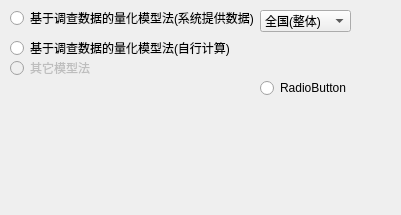
             <widget class="QWidget" name="page_16">
              <property name="geometry">
               <rect>
                <x>0</x>
                <y>0</y>
                <width>401</width>
                <height>215</height>
               </rect>
              </property>
              <attribute name="label">
               <string>终身意愿生育率</string>
              </attribute>
              <widget class="QRadioButton" name="radioButton_91">
               <property name="geometry">
                <rect>
                 <x>10</x>
                 <y>10</y>
                 <width>245</width>
                 <height>16</height>
                </rect>
               </property>
               <property name="text">
                <string>基于调查数据的量化模型法(系统提供数据)</string>
               </property>
              </widget>
              <widget class="QRadioButton" name="radioButton_98">
               <property name="geometry">
                <rect>
                 <x>260</x>
                 <y>80</y>
                 <width>89</width>
                 <height>16</height>
                </rect>
               </property>
               <property name="text">
                <string>RadioButton</string>
               </property>
              </widget>
              <widget class="QRadioButton" name="radioButton_128">
               <property name="geometry">
                <rect>
                 <x>10</x>
                 <y>40</y>
                 <width>231</width>
                 <height>16</height>
                </rect>
               </property>
               <property name="text">
                <string>基于调查数据的量化模型法(自行计算)</string>
               </property>
              </widget>
              <widget class="QRadioButton" name="radioButton_129">
               <property name="enabled">
                <bool>false</bool>
               </property>
               <property name="geometry">
                <rect>
                 <x>10</x>
                 <y>60</y>
                 <width>89</width>
                 <height>16</height>
                </rect>
               </property>
               <property name="text">
                <string>其它模型法</string>
               </property>
              </widget>
              <widget class="QComboBox" name="comboBox44">
               <property name="geometry">
                <rect>
                 <x>260</x>
                 <y>10</y>
                 <width>91</width>
                 <height>22</height>
                </rect>
               </property>
               <item>
                <property name="text">
                 <string>全国(整体)</string>
                </property>
               </item>
               <item>
                <property name="text">
                 <string>全国(分省合计)</string>
                </property>
               </item>
               <item>
                <property name="text">
                 <string>北京</string>
                </property>
               </item>
               <item>
                <property name="text">
                 <string>天津</string>
                </property>
               </item>
               <item>
                <property name="text">
                 <string>河北</string>
                </property>
               </item>
               <item>
                <property name="text">
                 <string>山西</string>
                </property>
               </item>
               <item>
                <property name="text">
                 <string>辽宁</string>
                </property>
               </item>
               <item>
                <property name="text">
                 <string>吉林</string>
                </property>
               </item>
               <item>
                <property name="text">
                 <string>黑龙江</string>
                </property>
               </item>
               <item>
                <property name="text">
                 <string>上海</string>
                </property>
               </item>
               <item>
                <property name="text">
                 <string>浙江</string>
                </property>
               </item>
               <item>
                <property name="text">
                 <string>安徽</string>
                </property>
               </item>
               <item>
                <property name="text">
                 <string>福建</string>
                </property>
               </item>
               <item>
                <property name="text">
                 <string>江西</string>
                </property>
               </item>
               <item>
                <property name="text">
                 <string>广西</string>
                </property>
               </item>
               <item>
                <property name="text">
                 <string>陕西</string>
                </property>
               </item>
               <item>
                <property name="text">
                 <string>海南</string>
                </property>
               </item>
               <item>
                <property name="text">
                 <string>四川</string>
                </property>
               </item>
               <item>
                <property name="text">
                 <string>贵州</string>
                </property>
               </item>
               <item>
                <property name="text">
                 <string>湖南</string>
                </property>
               </item>
               <item>
                <property name="text">
                 <string>河南</string>
                </property>
               </item>
               <item>
                <property name="text">
                 <string>广东</string>
                </property>
               </item>
               <item>
                <property name="text">
                 <string>湖北</string>
                </property>
               </item>
               <item>
                <property name="text">
                 <string>西藏</string>
                </property>
               </item>
               <item>
                <property name="text">
                 <string>重庆</string>
                </property>
               </item>
               <item>
                <property name="text">
                 <string>云南</string>
                </property>
               </item>
               <item>
                <property name="text">
                 <string>山东</string>
                </property>
               </item>
               <item>
                <property name="text">
                 <string>江苏</string>
                </property>
               </item>
               <item>
                <property name="text">
                 <string>内蒙古</string>
                </property>
               </item>
               <item>
                <property name="text">
                 <string>甘肃</string>
                </property>
               </item>
               <item>
                <property name="text">
                 <string>青海</string>
                </property>
               </item>
               <item>
                <property name="text">
                 <string>宁夏</string>
                </property>
               </item>
               <item>
                <property name="text">
                 <string>新疆</string>
                </property>
               </item>
              </widget>
             </widget>
